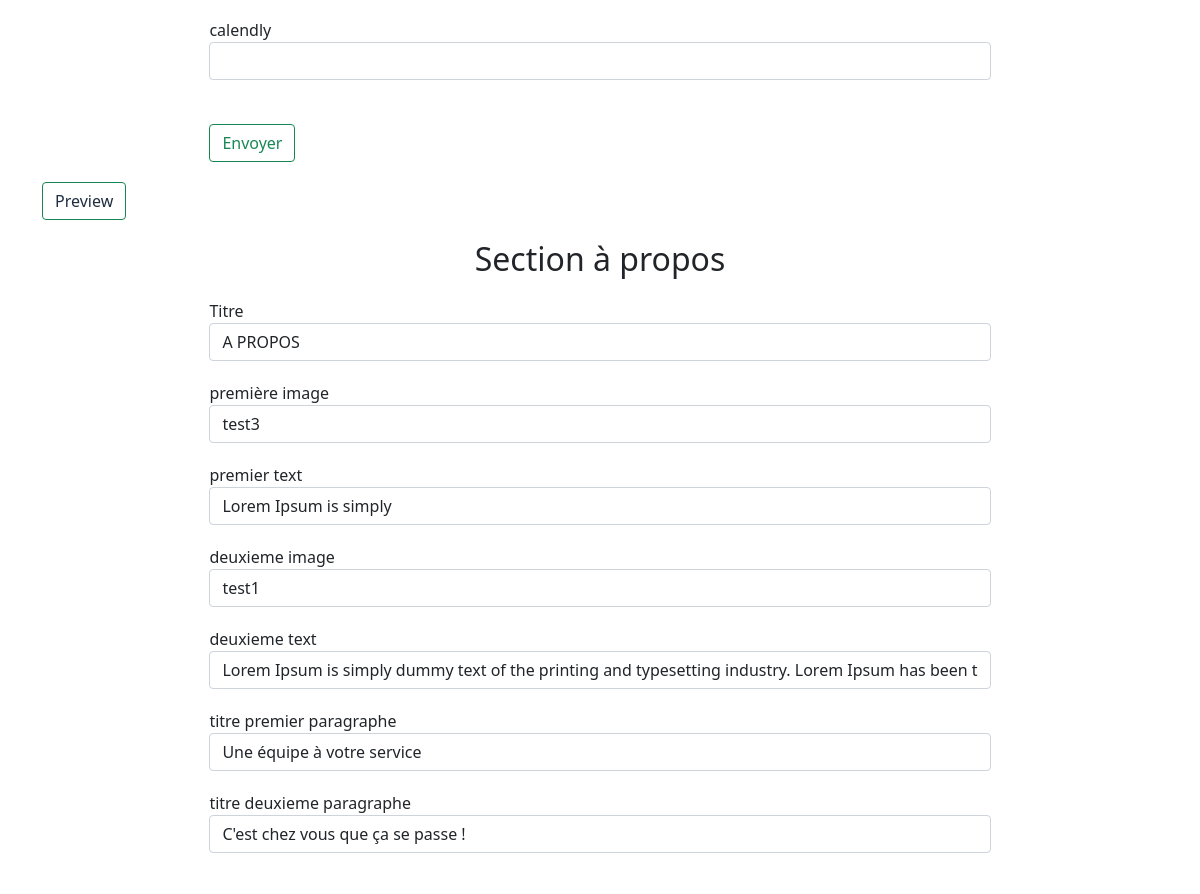
Before: /content/admin/index.php (signed in, middle part) with the older database file.
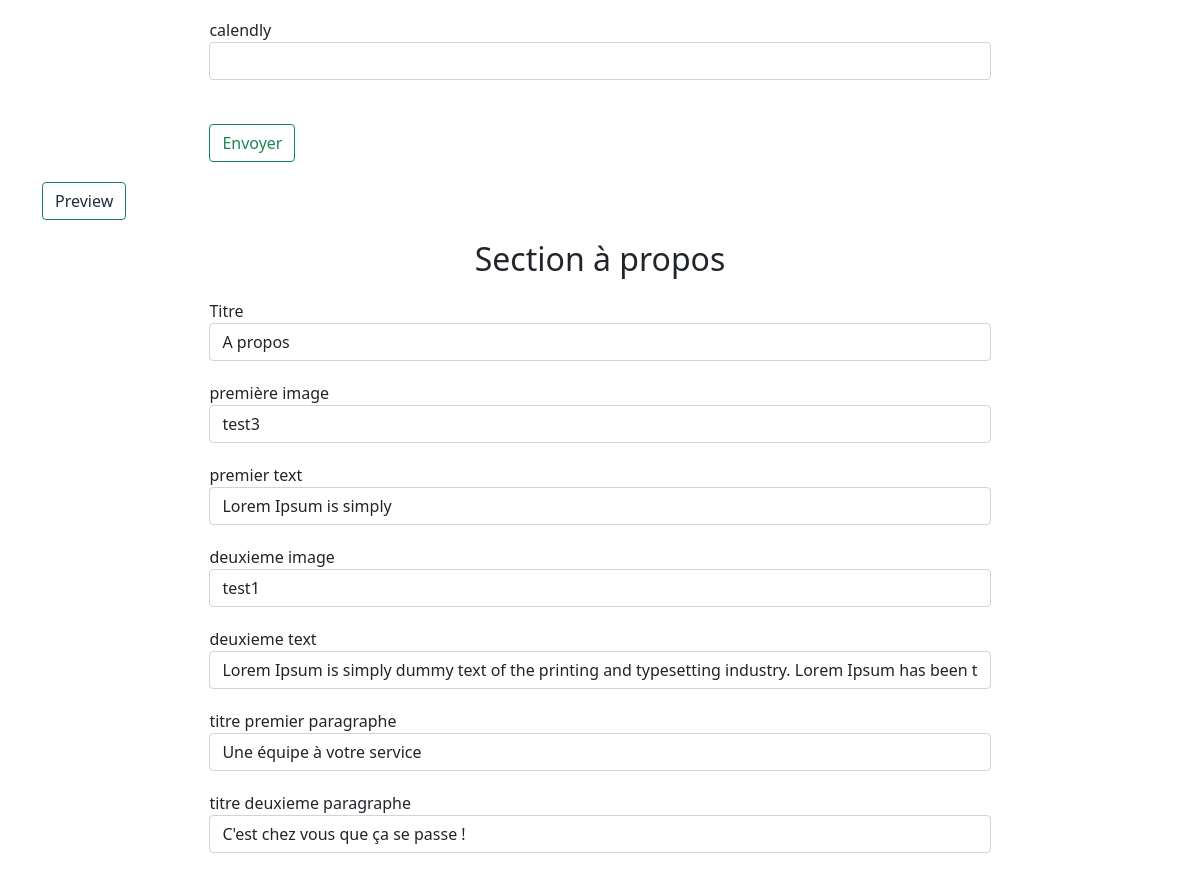
After: the same page with the newer database file.
### tables this page shows
CREATE TABLE `section_apropos` (
  `id` int(11) NOT NULL AUTO_INCREMENT,
  `title` varchar(255) NOT NULL,
  `first_image` varchar(255) NOT NULL,
  `first_text` text NOT NULL,
  `second_image` varchar(255) NOT NULL,
  `second_text` text NOT NULL,
  `title_text_1` varchar(255) NOT NULL,
  `title_text_2` varchar(255) NOT NULL,
  PRIMARY KEY (`id`)
);

### content/sql/DbConnect.php (called while the page is built, shortened)
<?php
class DbConnect {
    private $host = "mariadb";
    private $dbName = "niwee";
    private $user = "nKqRbHRcUsUYkX9FapA4HLYQ";
    private $password = "a7Hxy865CBydz9kUBM2tXGkF";
    public function __construct(){
        try{
            $this->_pdo = new \PDO('mysql:host='.$this->host.';dbname='.$this->dbName.';',$this->user,$this->password);
        }catch(\PDOException $e){
            echo 'conexion database error : '. $e->getMessage();
        }
    }
}

### content/sql/Sql.php (called while the page is built, shortened)
<?php
require_once 'DbConnect.php';
class Sql extends DbConnect
{
  public function getSectionApropos()
  {
    $request = $this->_pdo->query('SELECT * FROM section_apropos');
    $request->execute();
    $Apropos = $request->fetchAll();
    if(!empty($Apropos)){
    return $Apropos[0];
    }else{
    return $Apropos;
    }
  }
}

### content/admin/index.php (the view, shortened to what this page needs)
<?php
if(!isset($_SESSION['user'])){
header('Location:form/loginForm.php');
}else{
    require_once '../sql/Sql.php';
    $sql = new Sql;
    $Apropos =  $sql->getSectionApropos();
?>
<!DOCTYPE html>
<html lang="fr">
<head>
    <link href="https://cdn.jsdelivr.net/npm/bootstrap@5.0.1/dist/css/bootstrap.min.css" rel="stylesheet">
    <link rel="stylesheet" href="assets/css/adminPanelStyle.css">
</head>
<body>
<div class="container">
    <form action="form/verifForm/verifNave.php" class="" method="post" id="meta-form">
        <div class="form-group">
            <label for="calendly"> calendly </label>
            <input type="text" class="form-control" id="calendly" name="calendly" >
        </div>
        <div class="form-group">
            <br>
            <button type="submit" class="btn btn-outline-success btn-submit" id="submit_form_nav" name="valider">Envoyer</button>
        </div>
    </form>
    <button class="btn btn-outline-success btn-submit" ><a href="../index.php" target="_blanck" >Preview</a></button>
</div>
<div class="container">
    <h2>Section à propos</h2>
    <form action="form/verifForm/verifApropo.php" class="" method="post" id="meta-form">
        <div class="form-group ">
            <label for="logo">Titre </label>
            <input type="text" class="form-control" id="title" name="title" value="<?= ( !empty($Apropos) ) ? $Apropos['title'] : '' ?>">
        </div>
        <div class="form-group ">
            <label for="item_1">première image </label>
            <input type="text" class="form-control" id="first_image" name="first_image" value="<?= ( !empty($Apropos) ) ? $Apropos['first_image'] : '' ?>">
        </div>
        <div class="form-group ">
            <label for="item_2">premier text</label>
            <input type="text" class="form-control" id="first_text" name="first_text" value="<?= ( !empty($Apropos) ) ? $Apropos['first_text'] : '' ?>">
        </div>
        <div class="form-group ">
            <label for="item_3">deuxieme image</label>
            <input type="text" class="form-control" id="second_image" name="second_image" value="<?= ( !empty($Apropos) ) ? $Apropos['second_image'] : '' ?>">
        </div>
        <div class="form-group">
            <label for="item_4">deuxieme text </label>
            <input type="text" class="form-control" id="second_text" name="second_text" value="<?= ( !empty($Apropos) ) ? $Apropos['second_text'] : '' ?>">
        </div>
        <div class="form-group">
            <label for="title">titre premier paragraphe </label>
            <input type="text" class="form-control" id="title_text_1"  name="title_text_1" value="<?= ( !empty($Apropos) ) ? $Apropos['title_text_1'] : '' ?>">
        </div>
        <div class="form-group">
            <label for="title">titre deuxieme paragraphe</label>
            <input type="text" class="form-control" id="title_text_2"  name="title_text_2" value="<?= ( !empty($Apropos) ) ? $Apropos['title_text_2'] : '' ?>">
        </div>
        <div class="form-group">
            <br>
        </div>
    </form>
</div>
</body>
</html>
<?php } ?>

Changed rows visible on the page:
changed section_apropos "test3": title "A PROPOS" → "A propos"
